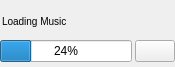
<?xml version="1.0" encoding="UTF-8"?>
<ui version="4.0">
 <class>NotificationItem</class>
 <widget class="QWidget" name="NotificationItem">
  <property name="geometry">
   <rect>
    <x>0</x>
    <y>0</y>
    <width>175</width>
    <height>67</height>
   </rect>
  </property>
  <property name="windowTitle">
   <string>Form</string>
  </property>
  <layout class="QVBoxLayout" name="verticalLayout">
   <property name="spacing">
    <number>3</number>
   </property>
   <property name="margin">
    <number>0</number>
   </property>
   <item>
    <widget class="QLabel" name="label">
     <property name="styleSheet">
      <string notr="true">font-size:10px; margin-top:10px;</string>
     </property>
     <property name="text">
      <string>Loading Music</string>
     </property>
    </widget>
   </item>
   <item>
    <widget class="QWidget" name="widget" native="true">
     <layout class="QHBoxLayout" name="horizontalLayout_2">
      <property name="spacing">
       <number>3</number>
      </property>
      <property name="margin">
       <number>0</number>
      </property>
      <item>
       <widget class="QProgressBar" name="progressBar">
        <property name="value">
         <number>24</number>
        </property>
       </widget>
      </item>
      <item>
       <widget class="QPushButton" name="pushButton">
        <property name="text">
         <string/>
        </property>
        <property name="ident" stdset="0">
         <string>cancelProgress</string>
        </property>
       </widget>
      </item>
     </layout>
    </widget>
   </item>
  </layout>
 </widget>
 <resources/>
 <connections/>
</ui>
